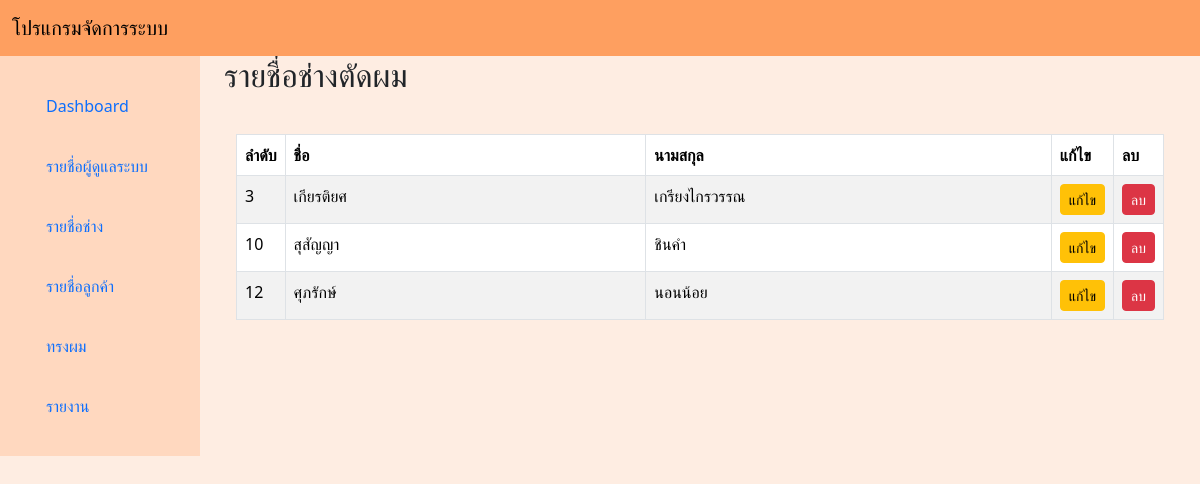
Page /font_end/list_profile.php on the earlier database version.
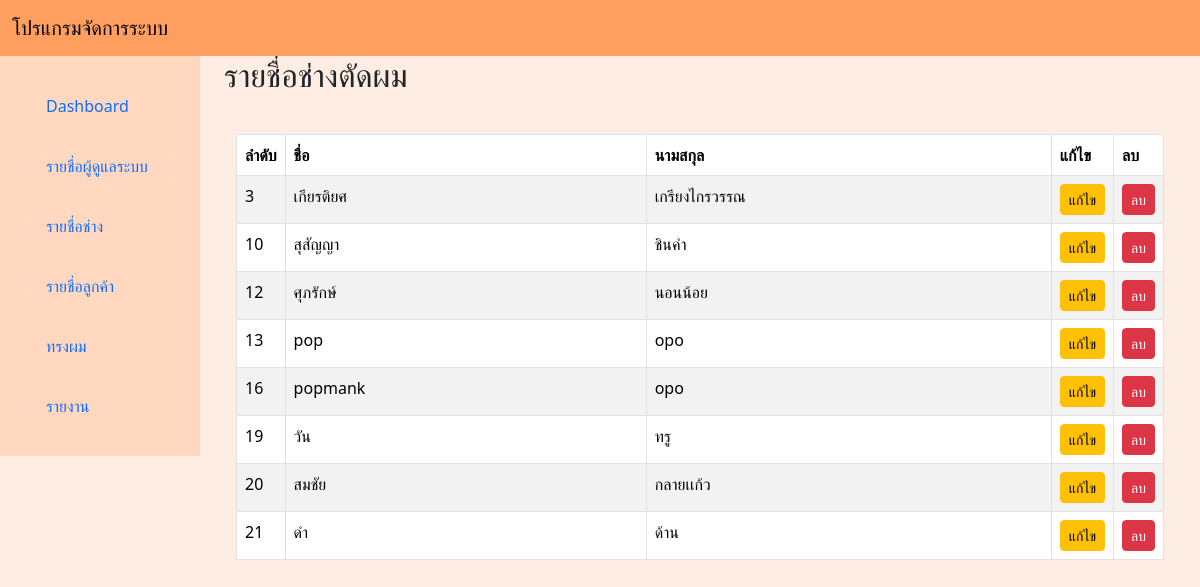
Same page on the later database version.
### tables this page shows
CREATE TABLE `barber` (
  `ba_id` int(11) NOT NULL,
  `ba_name` varchar(50) NOT NULL,
  `ba_lastname` varchar(50) NOT NULL,
  `ba_phone` varchar(12) NOT NULL,
  `ba_email` varchar(50) NOT NULL,
  `ba_password` text NOT NULL,
  `ba_idcard` varchar(13) NOT NULL,
  `ba_namelocation` varchar(255) NOT NULL,
  `ba_latitude` double NOT NULL,
  `ba_longitude` double NOT NULL
);

### font_end/list_profile.php (the view, shortened to what this page needs)
<h2> รายชื่อช่างตัดผม</h2>
<div class="container">
    <div class="row">
        <div class="col-md-12"> <br>
            <table class="table table-striped table-hover table-responsive table-bordered">
                <thead>
                    <tr>
                        <th width="5%">ลำดับ</th>
                        <th width="40%">ชื่อ</th>
                        <th width="45%">นามสกุล</th>
                        <th width="5%">แก้ไข</th>
                        <th width="5%">ลบ</th>
                    </tr>
                </thead>
                <tbody>
                    <?php
                    require_once '../config.php';
                    $stmt = $conn->prepare("SELECT * FROM barber");
                    $stmt->execute();
                    $resultSet = $stmt->get_result();
                    $data = $resultSet->fetch_all(MYSQLI_ASSOC);
                    foreach ($data as $k) {
                    ?>
                        <tr>
                            <td><?= $k['ba_id']; ?></td>
                            <td><?= $k['ba_name']; ?></td>
                            <td><?= $k['ba_lastname']; ?></td>
                            <td><a href="hs_formEdit.php?id=<?= $k['ba_id']; ?>" class="btn btn-warning btn-sm">แก้ไข</a></td>
                            <td><button type="button" onclick="confirmDeletion('<?= $k['ba_id'] ?>')" class="btn btn-danger btn-sm">ลบ</button></td>
                        </tr>
                    <?php
                    }
                    ?>
                </tbody>
            </table>
        </div>
    </div>
</div>
<?php
$content = ob_get_clean();
include '../template/master.php';
?>

### template/master.php (shortened to what this page needs)
<!DOCTYPE html>
<html lang="en">
<head>
    <link rel="stylesheet" href="../asset/bootstrap-5.3.2-dist/bootstrap-5.3.2-dist/css/bootstrap.min.css">
    <link rel="stylesheet" href="../asset/css/sweetalert2.min.css">
    <link href="../asset/dataTable/datatables.min.css" rel="stylesheet">
</head>
<body class="d-flex">
    <?php include '../template/header.php'; ?>
    <div class="container-fluid">
        <div class="row">
            <?php include '../template/sidebar.php'; ?>
            <main role="main" class="col-md-9 ml-sm-auto col-lg-10 px-4">
                <?php echo $content; ?>
            </main>
        </div>
    </div>
</body>
</html>

### template/header.php (shortened to what this page needs)
<nav class="navbar navbar-expand-lg navbar-light bg-light" style="background-color: #fe9f60 !important">
  <div class="container-fluid ">
    <a class="navbar-brand" href="#">โปรแกรมจัดการระบบ</a>
  </div>
</nav>

### template/sidebar.php
<nav class="col-md-2 d-none d-md-block sidebar" style="background-color: #fe9f6045;">
    <div class="sidebar-sticky">
        <ul class="nav flex-column">
            <li class="nav-item">
                <a class="nav-link active" href="index.php">
                    Dashboard
                </a>
            </li>
            <li class="nav-item">
                <a class="nav-link" href="list_ad.php">
                รายชื่อผู้ดูแลระบบ
                </a>
            </li>
            <li class="nav-item">
                <a class="nav-link" href="list_hs.php">
                    รายชื่อช่าง
                </a>
            </li>
            <li class="nav-item">
                <a class="nav-link" href="list_cus.php">
                    รายชื่อลูกค้า
                </a>
            </li>
            <li class="nav-item">
                <a class="nav-link" href="hairstlye.php">
                    ทรงผม
                </a>
            </li>
            <li class="nav-item dropdown">
                <a class="nav-link " href="report.php">
                    รายงาน
                </a>
            </li>
        </ul>
    </div>
</nav>

### template/master.php (style rules this page uses)
body { display: flex; min-height: 100vh; flex-direction: column; background-color: #fe9f602e; margin: 0; }
main { flex: 1; }
.sidebar { background-color: #f8f9fa; padding: 20px; height: 100%; }
.nav-item { padding: 10px; }

### template/header.php (style rules this page uses)
html, body { height: 100%; margin: 0; padding: 0; }

Differences in the rows shown:
added barber: ba_id "13", ba_name "pop", ba_lastname "opo"
added barber: ba_id "16", ba_name "popmank", ba_lastname "opo"
added barber: ba_id "19", ba_name "วัน", ba_lastname "ทรู"
added barber: ba_id "20", ba_name "สมชัย", ba_lastname "กลายเเก้ว"
added barber: ba_id "21", ba_name "ดำ", ba_lastname "ด้าน"
